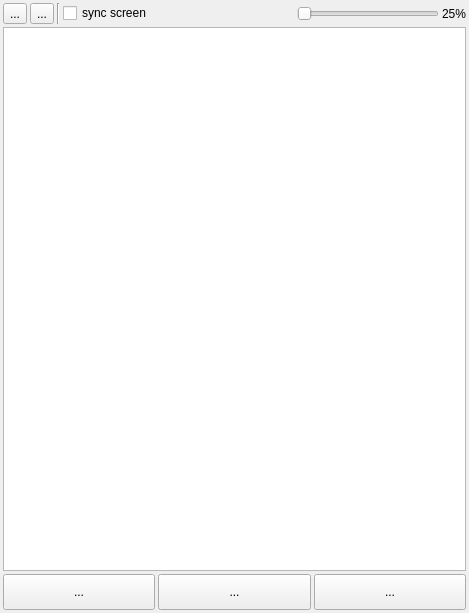
<?xml version="1.0" encoding="UTF-8"?>
<ui version="4.0">
 <class>CDeviceEditForm</class>
 <widget class="QWidget" name="CDeviceEditForm">
  <property name="geometry">
   <rect>
    <x>0</x>
    <y>0</y>
    <width>469</width>
    <height>613</height>
   </rect>
  </property>
  <property name="windowTitle">
   <string>Form</string>
  </property>
  <layout class="QGridLayout" name="gridLayout">
   <property name="leftMargin">
    <number>3</number>
   </property>
   <property name="topMargin">
    <number>3</number>
   </property>
   <property name="rightMargin">
    <number>3</number>
   </property>
   <property name="bottomMargin">
    <number>3</number>
   </property>
   <property name="spacing">
    <number>3</number>
   </property>
   <item row="0" column="0" colspan="3">
    <layout class="QHBoxLayout" name="horizontalLayout">
     <property name="spacing">
      <number>3</number>
     </property>
     <item>
      <widget class="QToolButton" name="screenShotButton">
       <property name="text">
        <string>...</string>
       </property>
       <property name="icon">
        <iconset>
         <normalon>:/img/screen_shot</normalon>
        </iconset>
       </property>
      </widget>
     </item>
     <item>
      <widget class="QToolButton" name="screenRecordButton">
       <property name="text">
        <string>...</string>
       </property>
       <property name="icon">
        <iconset>
         <normalon>:/img/screen_record</normalon>
        </iconset>
       </property>
      </widget>
     </item>
     <item>
      <widget class="Line" name="line">
       <property name="orientation">
        <enum>Qt::Vertical</enum>
       </property>
      </widget>
     </item>
     <item>
      <widget class="QCheckBox" name="syncScreenCheckBox">
       <property name="text">
        <string>sync screen</string>
       </property>
      </widget>
     </item>
     <item>
      <spacer name="horizontalSpacer">
       <property name="orientation">
        <enum>Qt::Horizontal</enum>
       </property>
       <property name="sizeHint" stdset="0">
        <size>
         <width>40</width>
         <height>20</height>
        </size>
       </property>
      </spacer>
     </item>
     <item>
      <widget class="QSlider" name="zoomSlider">
       <property name="maximum">
        <number>100</number>
       </property>
       <property name="orientation">
        <enum>Qt::Horizontal</enum>
       </property>
      </widget>
     </item>
     <item>
      <widget class="QLabel" name="zoomLabel">
       <property name="maximumSize">
        <size>
         <width>64</width>
         <height>16777215</height>
        </size>
       </property>
       <property name="text">
        <string>25%</string>
       </property>
      </widget>
     </item>
    </layout>
   </item>
   <item row="2" column="0">
    <widget class="QToolButton" name="goBackButton">
     <property name="sizePolicy">
      <sizepolicy hsizetype="Preferred" vsizetype="Fixed">
       <horstretch>0</horstretch>
       <verstretch>0</verstretch>
      </sizepolicy>
     </property>
     <property name="minimumSize">
      <size>
       <width>48</width>
       <height>36</height>
      </size>
     </property>
     <property name="maximumSize">
      <size>
       <width>10000</width>
       <height>36</height>
      </size>
     </property>
     <property name="text">
      <string>...</string>
     </property>
     <property name="icon">
      <iconset>
       <normalon>:/img/key_back</normalon>
      </iconset>
     </property>
     <property name="iconSize">
      <size>
       <width>48</width>
       <height>48</height>
      </size>
     </property>
    </widget>
   </item>
   <item row="2" column="1">
    <widget class="QToolButton" name="homeButton">
     <property name="sizePolicy">
      <sizepolicy hsizetype="Preferred" vsizetype="Fixed">
       <horstretch>0</horstretch>
       <verstretch>0</verstretch>
      </sizepolicy>
     </property>
     <property name="minimumSize">
      <size>
       <width>48</width>
       <height>36</height>
      </size>
     </property>
     <property name="maximumSize">
      <size>
       <width>10000</width>
       <height>36</height>
      </size>
     </property>
     <property name="text">
      <string>...</string>
     </property>
     <property name="icon">
      <iconset>
       <normalon>:/img/key_home</normalon>
      </iconset>
     </property>
     <property name="iconSize">
      <size>
       <width>48</width>
       <height>48</height>
      </size>
     </property>
    </widget>
   </item>
   <item row="2" column="2">
    <widget class="QToolButton" name="menuButton">
     <property name="sizePolicy">
      <sizepolicy hsizetype="Preferred" vsizetype="Fixed">
       <horstretch>0</horstretch>
       <verstretch>0</verstretch>
      </sizepolicy>
     </property>
     <property name="minimumSize">
      <size>
       <width>48</width>
       <height>36</height>
      </size>
     </property>
     <property name="maximumSize">
      <size>
       <width>10000</width>
       <height>36</height>
      </size>
     </property>
     <property name="text">
      <string>...</string>
     </property>
     <property name="icon">
      <iconset resource="canary-img.qrc">
       <normaloff>:/img/key_menu</normaloff>:/img/key_menu</iconset>
     </property>
     <property name="iconSize">
      <size>
       <width>48</width>
       <height>48</height>
      </size>
     </property>
    </widget>
   </item>
   <item row="1" column="0" colspan="3">
    <widget class="QGraphicsView" name="graphicsView">
     <property name="contextMenuPolicy">
      <enum>Qt::CustomContextMenu</enum>
     </property>
    </widget>
   </item>
  </layout>
  <action name="actionscreen_record">
   <property name="icon">
    <iconset resource="canary-img.qrc">
     <normaloff>:/img/screen_record</normaloff>
     <normalon>:/img/screen_record</normalon>:/img/screen_record</iconset>
   </property>
   <property name="text">
    <string>screen record</string>
   </property>
  </action>
  <action name="actionscreen_shot">
   <property name="icon">
    <iconset resource="canary-img.qrc">
     <normaloff>:/img/screen_shot</normaloff>
     <normalon>:/img/screen_shot</normalon>:/img/screen_shot</iconset>
   </property>
   <property name="text">
    <string>screen shot</string>
   </property>
  </action>
  <action name="actionvolume_up">
   <property name="icon">
    <iconset resource="canary-img.qrc">
     <normaloff>:/img/volume_high</normaloff>:/img/volume_high</iconset>
   </property>
   <property name="text">
    <string>volume up</string>
   </property>
  </action>
  <action name="actionvolume_down">
   <property name="icon">
    <iconset resource="canary-img.qrc">
     <normaloff>:/img/volume_low</normaloff>:/img/volume_low</iconset>
   </property>
   <property name="text">
    <string>volume down</string>
   </property>
  </action>
  <action name="actionvolume_mute">
   <property name="icon">
    <iconset resource="canary-img.qrc">
     <normaloff>:/img/volume_muted</normaloff>:/img/volume_muted</iconset>
   </property>
   <property name="text">
    <string>volume mute</string>
   </property>
  </action>
  <action name="actionscreen_on">
   <property name="icon">
    <iconset resource="canary-img.qrc">
     <normaloff>:/img/turn_on_screen</normaloff>:/img/turn_on_screen</iconset>
   </property>
   <property name="text">
    <string>screen on</string>
   </property>
  </action>
  <action name="actionscreen_off">
   <property name="icon">
    <iconset resource="canary-img.qrc">
     <normaloff>:/img/turn_off_screen</normaloff>:/img/turn_off_screen</iconset>
   </property>
   <property name="text">
    <string>screen off</string>
   </property>
  </action>
  <action name="actionhome">
   <property name="icon">
    <iconset resource="canary-img.qrc">
     <normaloff>:/img/key_home</normaloff>:/img/key_home</iconset>
   </property>
   <property name="text">
    <string>home</string>
   </property>
  </action>
  <action name="actionback">
   <property name="icon">
    <iconset resource="canary-img.qrc">
     <normaloff>:/img/key_back</normaloff>:/img/key_back</iconset>
   </property>
   <property name="text">
    <string>back</string>
   </property>
  </action>
  <action name="actionmenu">
   <property name="icon">
    <iconset resource="canary-img.qrc">
     <normaloff>:/img/key_menu</normaloff>:/img/key_menu</iconset>
   </property>
   <property name="text">
    <string>menu</string>
   </property>
  </action>
 </widget>
 <resources>
  <include location="canary-img.qrc"/>
 </resources>
 <connections>
  <connection>
   <sender>screenRecordButton</sender>
   <signal>clicked()</signal>
   <receiver>actionscreen_record</receiver>
   <slot>trigger()</slot>
   <hints>
    <hint type="sourcelabel">
     <x>42</x>
     <y>17</y>
    </hint>
    <hint type="destinationlabel">
     <x>-1</x>
     <y>-1</y>
    </hint>
   </hints>
  </connection>
  <connection>
   <sender>screenShotButton</sender>
   <signal>clicked()</signal>
   <receiver>actionscreen_shot</receiver>
   <slot>trigger()</slot>
   <hints>
    <hint type="sourcelabel">
     <x>15</x>
     <y>17</y>
    </hint>
    <hint type="destinationlabel">
     <x>-1</x>
     <y>-1</y>
    </hint>
   </hints>
  </connection>
 </connections>
</ui>
